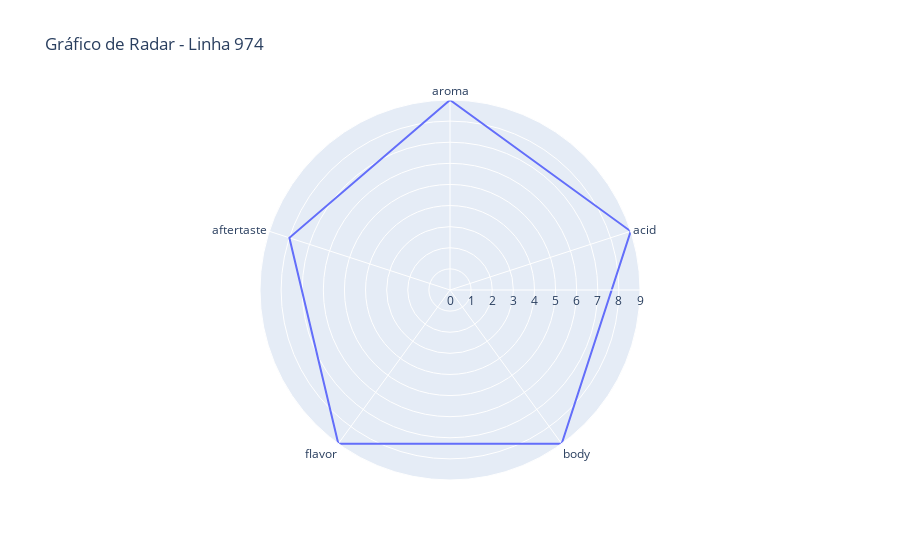
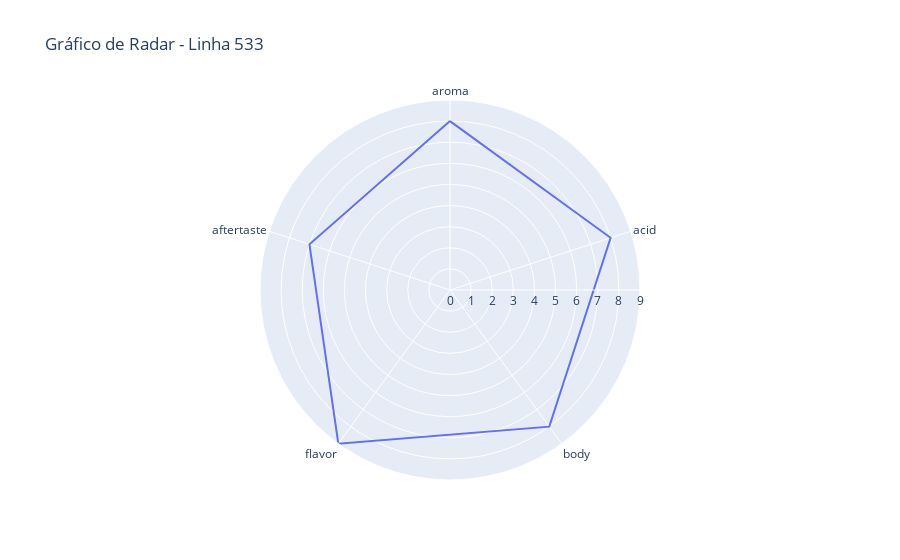

The code cell stored with these charts, in order, in its notebook:
### Markdown cell above
## Testando Algumas Visualizações

### Code cell
import plotly.express as px
import pandas as pd
import random

# Pegando duas linhas aleatórias do DataFrame
random_index_1 = random.randint(0, len(coffee_raw_df) - 1)
random_index_2 = random.randint(0, len(coffee_raw_df) - 1)

# Selecionando os valores de uma linha aleatória
row_1 = coffee_raw_df.loc[random_index_1, ['aroma', 'acid', 'body', 'flavor', 'aftertaste']]
row_2 = coffee_raw_df.loc[random_index_2, ['aroma', 'acid', 'body', 'flavor', 'aftertaste']]

# Criando o gráfico de radar para a primeira linha
fig_1 = px.line_polar(r=row_1.values, theta=row_1.index, line_close=True, 
                      title=f'Gráfico de Radar - Linha {random_index_1}')
fig_1.show()

# Criando o gráfico de radar para a segunda linha
fig_2 = px.line_polar(r=row_2.values, theta=row_2.index, line_close=True, 
                      title=f'Gráfico de Radar - Linha {random_index_2}')
fig_2.show()

### Figure 1 — Plotly figure (JSON) as saved in the notebook; plotly's stock layout.template omitted (floating-point values rounded to 4 significant figures)
{"data": [{"hovertemplate": "r=%{r}<br>theta=%{theta}<extra></extra>", "legendgroup": "", "line": {"color": "#636efa", "dash": "solid"}, "marker": {"symbol": "circle"}, "mode": "lines", "name": "", "r": [9, 9, 9, 9, 8, 9], "showlegend": false, "subplot": "polar", "theta": ["aroma", "acid", "body", "flavor", "aftertaste", "aroma"], "type": "scatterpolar"}], "layout": {"legend": {"tracegroupgap": 0}, "polar": {"angularaxis": {"direction": "clockwise", "rotation": 90}, "domain": {"x": [0, 1], "y": [0, 1]}}, "title": {"text": "Gráfico de Radar - Linha 974"}}}

### Figure 2 — Plotly figure (JSON) as saved in the notebook; plotly's stock layout.template omitted (floating-point values rounded to 4 significant figures)
{"data": [{"hovertemplate": "r=%{r}<br>theta=%{theta}<extra></extra>", "legendgroup": "", "line": {"color": "#636efa", "dash": "solid"}, "marker": {"symbol": "circle"}, "mode": "lines", "name": "", "r": [8, 8, 8, 9, 7, 8], "showlegend": false, "subplot": "polar", "theta": ["aroma", "acid", "body", "flavor", "aftertaste", "aroma"], "type": "scatterpolar"}], "layout": {"legend": {"tracegroupgap": 0}, "polar": {"angularaxis": {"direction": "clockwise", "rotation": 90}, "domain": {"x": [0, 1], "y": [0, 1]}}, "title": {"text": "Gráfico de Radar - Linha 533"}}}
